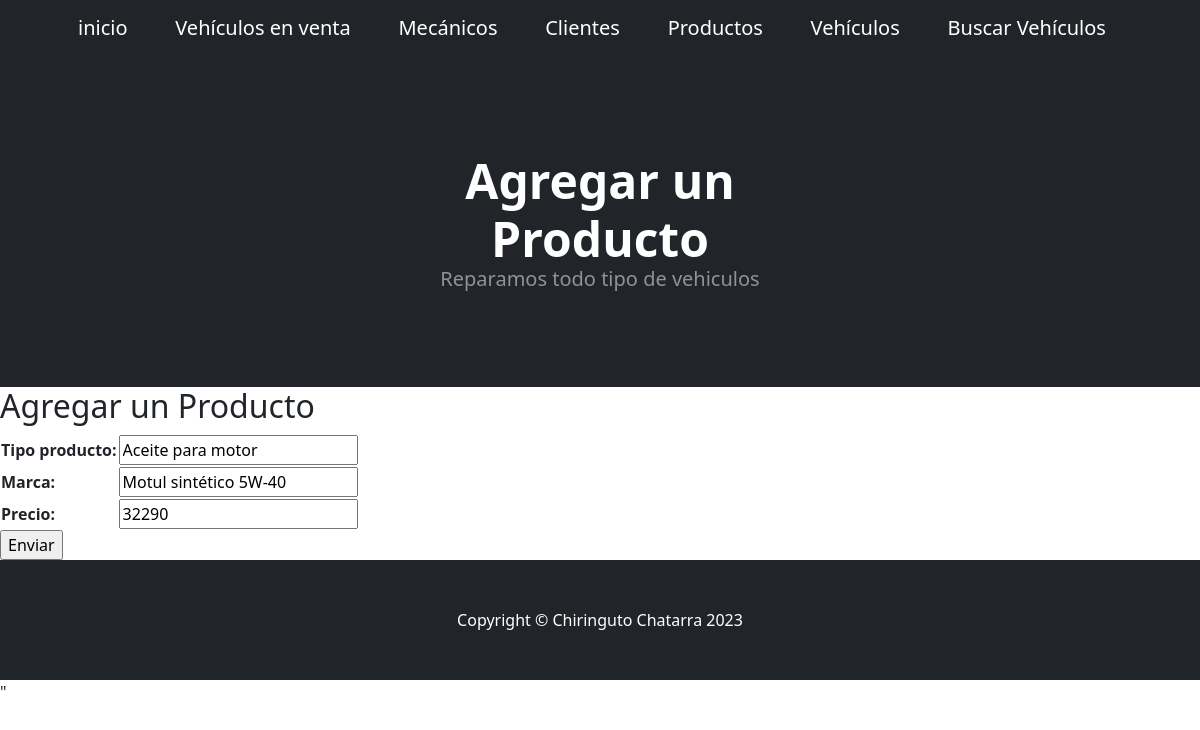
Page /modifProducto/1/ on the committed database.
### aplicacion/models.py (models this page shows, shortened)
class Producto(models.Model):
    tipo_producto = models.CharField(max_length=50)
    marca = models.CharField(max_length=50)
    precio = models.IntegerField()

### aplicacion/views.py (the view)
# urls.py: path('modifProducto/<id_producto>/', modifProducto, name="modifProducto"),
def modifProducto(request, id_producto):
    producto = Producto.objects.get(id=id_producto)
    if request.method == "POST":
        miForm = ProductoForm(request.POST)
        if miForm.is_valid():
            producto.tipo_producto = miForm.cleaned_data.get('tipo_producto')
            producto.marca = miForm.cleaned_data.get('marca')
            producto.precio = miForm.cleaned_data.get('precio')
            producto.save()
            return redirect(reverse_lazy('producto'))
    else:
        miForm = ProductoForm(initial={
            'tipo_producto': producto.tipo_producto,
            'marca': producto.marca,
            'precio': producto.precio,
        })
    return render(request, "aplicacion/Producto_form.html", {"form": miForm})

### aplicacion/forms.py
class ProductoForm(forms.Form):
    tipo_producto = forms.CharField(max_length=50, required=True)
    marca = forms.CharField(max_length=50, required=True)
    precio = forms.IntegerField(required=True)

### aplicacion/templates/aplicacion/Producto_form.html (shortened to what this page needs)
{% extends 'aplicacion/base.html' %}
{% load static %}
{% block titulo %}
    Agregar un Producto
{% endblock titulo %}
{% block contenido %}
    <h2>Agregar un Producto</h2>
    <form action="" method="post">
        <table>
            {{ form.as_table }}
        </table>
        <input type="submit" value="Enviar">
    </form>
{% endblock contenido %}

### rows in the picture
Producto: tipo_producto "Aceite para motor", marca "Motul sintético 5W-40", precio "32290"
